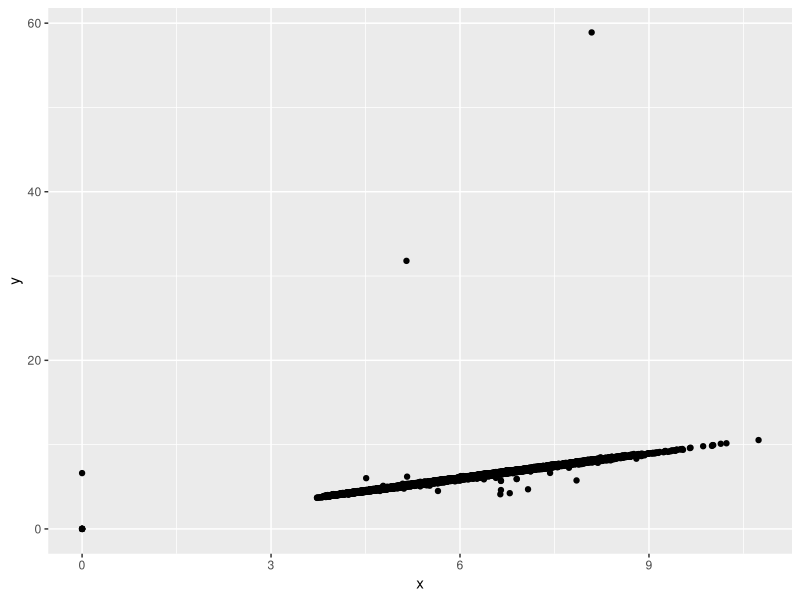
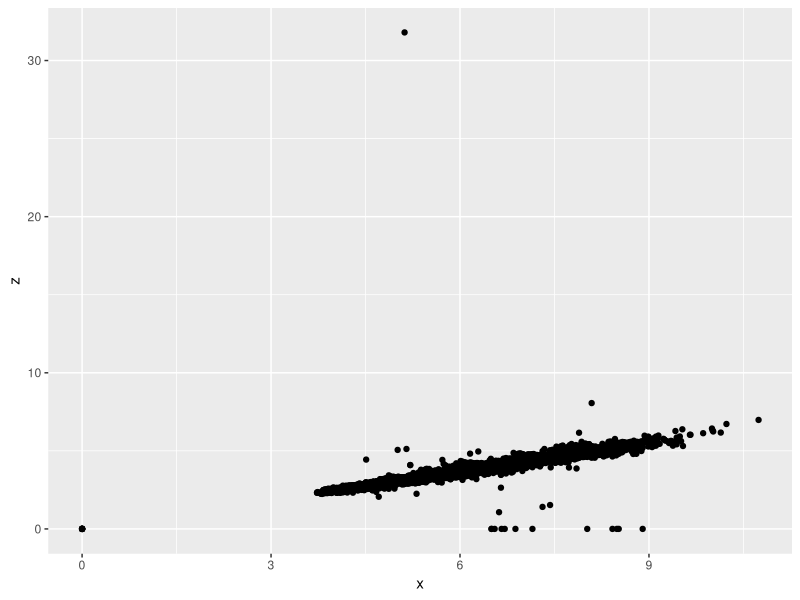
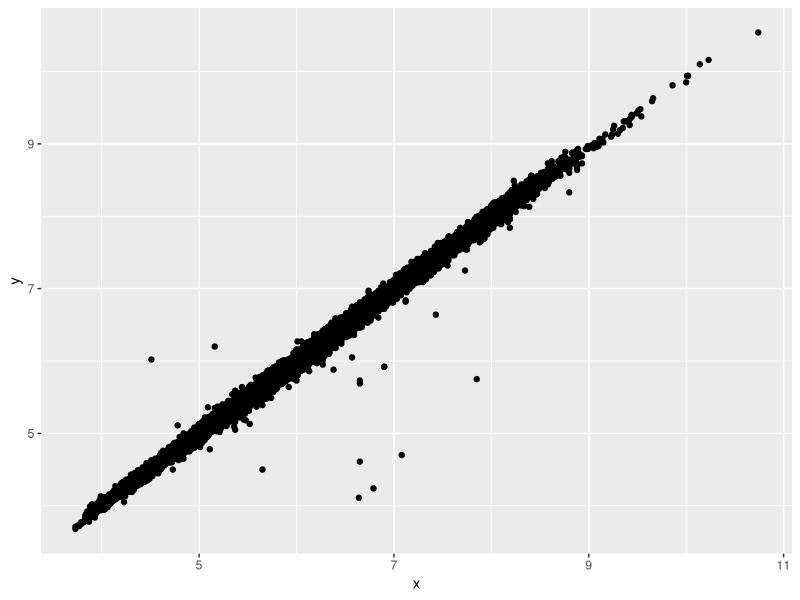
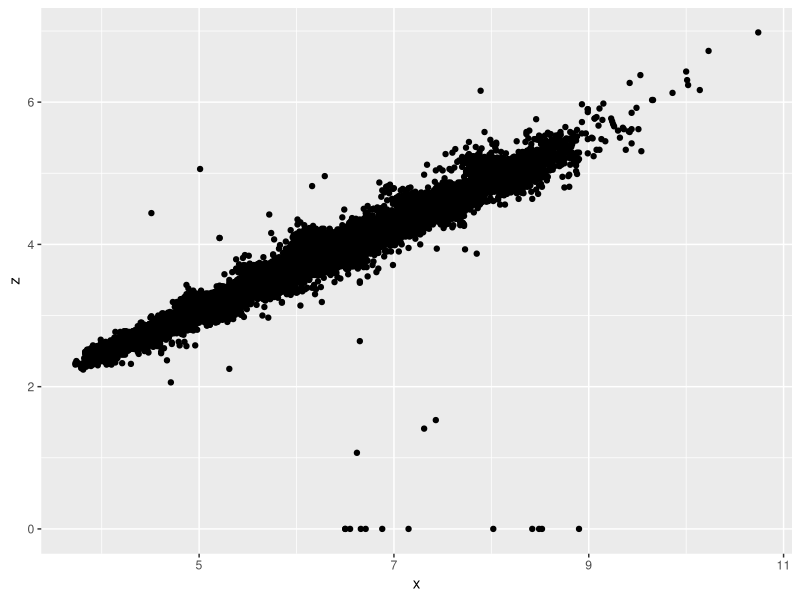

Write R code to recreate these figures, in order.
## ---- chunk 1
library(tidyverse)

diamonds.cut <- diamonds %>%
  group_by(cut)

count(diamonds.cut, cut)
###Grouping the diamonds data set by cut and then counting the number of values for each category of cut. 

## ---- chunk 2
dplyr::sample_frac(diamonds.cut, 0.1, replace = TRUE)
###The diamonds data set has been organized by cut and 1% of the data points have been selected at random.
## ---- chunk 3
diamonds.size <- diamonds %>%
  group_by(clarity)

dplyr::slice_max(diamonds.size, order_by = carat,n = 100, with_ties = FALSE) %>%
  dplyr::summarise(average.size = mean(carat))

###The average size of the largest 100 diamonds in each clarity category
## ---- chunk 4

ggplot(data = diamonds.cut) +
  geom_point(mapping = aes(x = x, y = y))

ggplot(data = diamonds.cut) +
  geom_point(mapping = aes(x = x, y = z))

## ---- chunk 5
diamonds.organized <- diamonds %>%
  filter(x >3, y < 20, z < 10)

ggplot(data = diamonds.organized) +
  geom_point(mapping = aes(x = x, y = y))

ggplot(data = diamonds.organized) +
  geom_point(mapping = aes(x = x, y = z))
